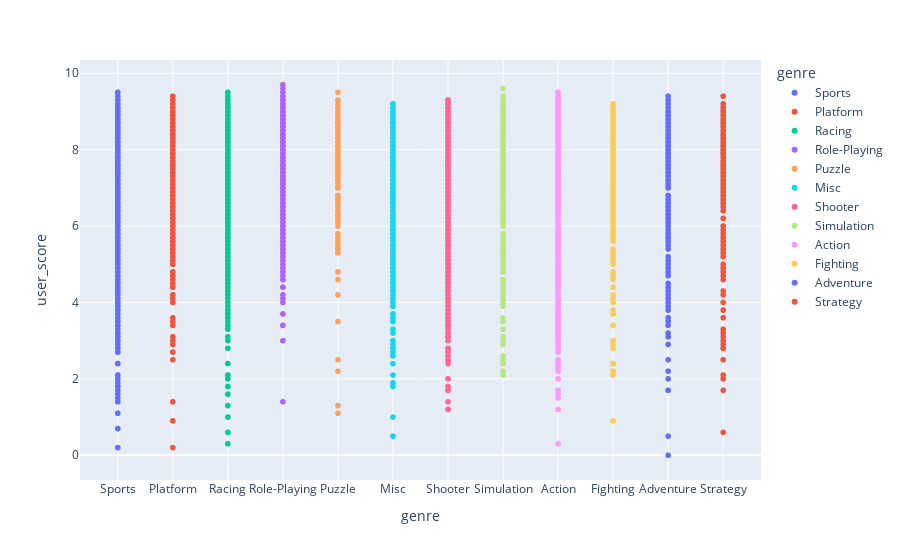

Notebook code for this chart:
### Markdown cell above
## 3.0 Exploratory Data Analysis (EDA)

### Code cell
px.scatter(df, 
           x= 'genre', 
           y= 'user_score', 
           color= 'genre')

### Figure 1 — Plotly figure (JSON) as saved in the notebook; plotly's stock layout.template omitted (floating-point values rounded to 4 significant figures; data arrays with more than 128 entries replaced by an {"elided": "..."} marker saying what was removed)
{"data": [{"hovertemplate": "genre=%{x}<br>user_score=%{y}<extra></extra>", "legendgroup": "Sports", "marker": {"color": "#636efa", "symbol": "circle"}, "mode": "markers", "name": "Sports", "showlegend": true, "type": "scattergl", "x": {"elided": "2348 str values"}, "xaxis": "x", "y": {"elided": "2348 float values"}, "yaxis": "y"}, {"hovertemplate": "genre=%{x}<br>user_score=%{y}<extra></extra>", "legendgroup": "Platform", "marker": {"color": "#EF553B", "symbol": "circle"}, "mode": "markers", "name": "Platform", "showlegend": true, "type": "scattergl", "x": {"elided": "888 str values"}, "xaxis": "x", "y": {"elided": "888 float values"}, "yaxis": "y"}, {"hovertemplate": "genre=%{x}<br>user_score=%{y}<extra></extra>", "legendgroup": "Racing", "marker": {"color": "#00cc96", "symbol": "circle"}, "mode": "markers", "name": "Racing", "showlegend": true, "type": "scattergl", "x": {"elided": "1249 str values"}, "xaxis": "x", "y": {"elided": "1249 float values"}, "yaxis": "y"}, {"hovertemplate": "genre=%{x}<br>user_score=%{y}<extra></extra>", "legendgroup": "Role-Playing", "marker": {"color": "#ab63fa", "symbol": "circle"}, "mode": "markers", "name": "Role-Playing", "showlegend": true, "type": "scattergl", "x": {"elided": "1498 str values"}, "xaxis": "x", "y": {"elided": "1498 float values"}, "yaxis": "y"}, {"hovertemplate": "genre=%{x}<br>user_score=%{y}<extra></extra>", "legendgroup": "Puzzle", "marker": {"color": "#FFA15A", "symbol": "circle"}, "mode": "markers", "name": "Puzzle", "showlegend": true, "type": "scattergl", "x": {"elided": "580 str values"}, "xaxis": "x", "y": {"elided": "580 float values"}, "yaxis": "y"}, {"hovertemplate": "genre=%{x}<br>user_score=%{y}<extra></extra>", "legendgroup": "Misc", "marker": {"color": "#19d3f3", "symbol": "circle"}, "mode": "markers", "name": "Misc", "showlegend": true, "type": "scattergl", "x": {"elided": "1750 str values"}, "xaxis": "x", "y": {"elided": "1750 float values"}, "yaxis": "y"}, {"hovertemplate": "genre=%{x}<br>user_score=%{y}<extra></extra>", "legendgroup": "Shooter", "marker": {"color": "#FF6692", "symbol": "circle"}, "mode": "markers", "name": "Shooter", "showlegend": true, "type": "scattergl", "x": {"elided": "1323 str values"}, "xaxis": "x", "y": {"elided": "1323 float values"}, "yaxis": "y"}, {"hovertemplate": "genre=%{x}<br>user_score=%{y}<extra></extra>", "legendgroup": "Simulation", "marker": {"color": "#B6E880", "symbol": "circle"}, "mode": "markers", "name": "Simulation", "showlegend": true, "type": "scattergl", "x": {"elided": "873 str values"}, "xaxis": "x", "y": {"elided": "873 float values"}, "yaxis": "y"}, {"hovertemplate": "genre=%{x}<br>user_score=%{y}<extra></extra>", "legendgroup": "Action", "marker": {"color": "#FF97FF", "symbol": "circle"}, "mode": "markers", "name": "Action", "showlegend": true, "type": "scattergl", "x": {"elided": "3371 str values"}, "xaxis": "x", "y": {"elided": "3371 float values"}, "yaxis": "y"}, {"hovertemplate": "genre=%{x}<br>user_score=%{y}<extra></extra>", "legendgroup": "Fighting", "marker": {"color": "#FECB52", "symbol": "circle"}, "mode": "markers", "name": "Fighting", "showlegend": true, "type": "scattergl", "x": {"elided": "849 str values"}, "xaxis": "x", "y": {"elided": "849 float values"}, "yaxis": "y"}, {"hovertemplate": "genre=%{x}<br>user_score=%{y}<extra></extra>", "legendgroup": "Adventure", "marker": {"color": "#636efa", "symbol": "circle"}, "mode": "markers", "name": "Adventure", "showlegend": true, "type": "scattergl", "x": {"elided": "1303 str values"}, "xaxis": "x", "y": {"elided": "1303 float values"}, "yaxis": "y"}, {"hovertemplate": "genre=%{x}<br>user_score=%{y}<extra></extra>", "legendgroup": "Strategy", "marker": {"color": "#EF553B", "symbol": "circle"}, "mode": "markers", "name": "Strategy", "showlegend": true, "type": "scattergl", "x": {"elided": "683 str values"}, "xaxis": "x", "y": {"elided": "683 float values"}, "yaxis": "y"}], "layout": {"legend": {"title": {"text": "genre"}, "tracegroupgap": 0}, "margin": {"t": 60}, "xaxis": {"anchor": "y", "categoryarray": ["Sports", "Platform", "Racing", "Role-Playing", "Puzzle", "Misc", "Shooter", "Simulation", "Action", "Fighting", "Adventure", "Strategy"], "categoryorder": "array", "domain": [0, 1], "title": {"text": "genre"}}, "yaxis": {"anchor": "x", "domain": [0, 1], "title": {"text": "user_score"}}}}
